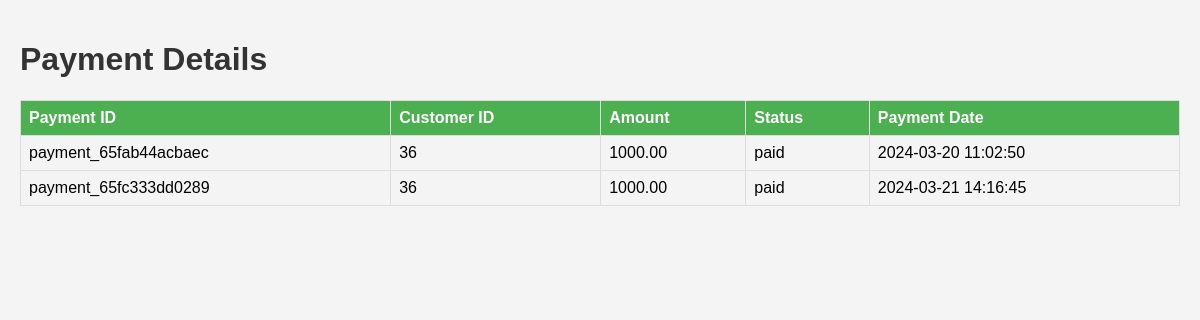
The app's page /payment_details.php (signed in) with its own data.
### tables this page shows
CREATE TABLE `payments` (
  `payment_id` varchar(255) NOT NULL,
  `booking_id` int(11) DEFAULT NULL,
  `amount` decimal(10,2) DEFAULT NULL,
  `status` varchar(50) DEFAULT NULL,
  `transaction_id` varchar(255) DEFAULT NULL,
  `payment_date` datetime DEFAULT NULL,
  `customer_id` int(11) DEFAULT NULL
);

### payment_details.php (the view, shortened to what this page needs)
<?php
$host = "localhost";
$username_db = "root";
$password_db = "";
$database = "thegymdb";
$con = mysqli_connect($host, $username_db, $password_db, $database);
$customerId = $_SESSION['customer_id'];
$query_payment_details = "SELECT * FROM payments WHERE customer_id = $customerId";
$result_payment_details = mysqli_query($con, $query_payment_details);
?>
<!DOCTYPE html>
<html lang="en">
<head>
</head>
<body>
    <h1>Payment Details</h1>
    <table>
        <tr>
            <th>Payment ID</th>
            <th>Customer ID</th>
            <th>Amount</th>
            <th>Status</th>
            <th>Payment Date</th>
        </tr>
        <?php while ($row_payment = mysqli_fetch_assoc($result_payment_details)) { ?>
            <tr>
                <td><?php echo $row_payment['payment_id']; ?></td>
                <td><?php echo $row_payment['customer_id']; ?></td>
                <td><?php echo $row_payment['amount']; ?></td>
                <td><?php echo $row_payment['status']; ?></td>
                <td><?php echo $row_payment['payment_date']; ?></td>
            </tr>
        <?php } ?>
    </table>
</body>
</html>

### payment_details.php (style rules this page uses)
body { font-family: Arial, sans-serif; background-color: #f4f4f4; margin: 0; padding: 20px; }
h1 { color: #333; }
table { width: 100%; border-collapse: collapse; margin-top: 20px; }
th, td { border: 1px solid #ddd; padding: 8px; text-align: left; }
th { background-color: #4caf50; color: white; }

### records on screen
payments: payment_id "payment_65fab44acbaec", customer "36", amount "1000.00", status "paid", payment_date "2024-03-20 11:02:50"
payments: payment_id "payment_65fc333dd0289", customer "36", amount "1000.00", status "paid", payment_date "2024-03-21 14:16:45"
